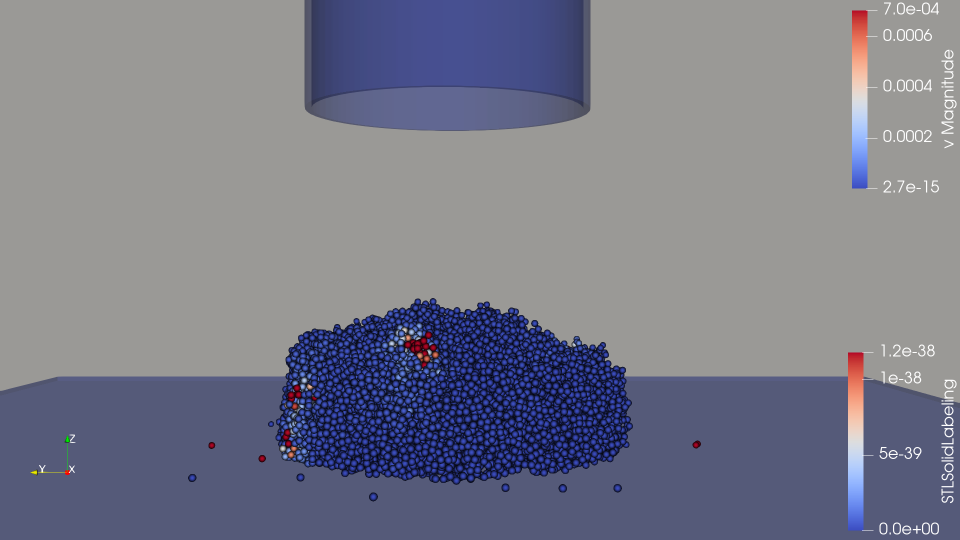
#> input picture paper/Figures/paraview_20k.png, 1920 x 1080 px, found by its file name (shown at 1/2 size)
$ python plot_publication.py
#> lines starting #> are read from the running program, lines starting #| are printed output that depends on the picture
#!/usr/bin/env python3
# =============================================================================
# plot_publication.py — PUBLICATION-GRADE HIGH-TECH SCIENTIFIC JOURNAL FIGURES
# Minimalist, ultra-elegant Nature-grade palette: Slate Charcoal, Cool Grey,
# and a single Muted Slate Blue accent for active flow. Highly gentle on the eye.
# Groups the 8 plots into 4 gorgeous 2-panel horizontal side-by-side figures.
# =============================================================================

import numpy as np
import matplotlib.pyplot as plt
import matplotlib.ticker as ticker
from scipy.stats import gaussian_kde
import pandas as pd
import os
from PIL import Image

# Output directory for the ASR latex figures
output_dir = '/home/neo/liggghts/project/paper/Figures'
results_dir = '/home/neo/liggghts/project/data'

os.makedirs(output_dir, exist_ok=True)

# --- Nature/Science-grade Muted Sophisticated Color Palette ---
C_TEXT     = '#1E293B'  # Deep Charcoal/Slate (crisp readable text)
C_EARTH    = '#2D3748'  # Elegant Slate Charcoal (Terrestrial baseline)
C_MOON     = '#718096'  # Neutral Cool Grey (Cohesive jammed lunar)
C_FLUID    = '#4B7EB0'  # Muted Slate Blue (Active fluidized lunar flow)
C_TARGET   = '#4A5568'  # Soft Charcoal (Subtle benchmark/indicator line)
C_GRID     = '#F8FAFC'  # Softest grey for gridlines
C_SPINE    = '#E2E8F0'  # Soft border line color
C_BG_ZONE  = '#F8FAFC'  # Extremely soft background tint

# --- Premium Global Matplotlib Styling ---
plt.style.use('seaborn-v0_8-white')
plt.rcParams.update({
    'font.family': 'sans-serif',
    'font.sans-serif': ['Arial', 'Helvetica', 'DejaVu Sans'],
    'text.usetex': False,
    'font.size': 11,
    'axes.labelsize': 12,
    'axes.titlesize': 12,
    'xtick.labelsize': 10,
    'ytick.labelsize': 10,
    'legend.fontsize': 9.5,
    'axes.linewidth': 0.6,
    'axes.edgecolor': C_SPINE,
    'axes.labelcolor': C_TEXT,
    'text.color': C_TEXT,
    'xtick.color': C_TEXT,
    'ytick.color': C_TEXT,
    'grid.alpha': 1.0,
    'grid.color': C_GRID,
    'grid.linestyle': '-',
    'figure.dpi': 300,
    'savefig.dpi': 300,
    'savefig.bbox': 'tight'
})

def crop_and_load_image(img_path):
    """Load an image and crop both transparent AND solid white borders to maximize display size."""
    if not os.path.exists(img_path):
        return None
    try:
        img = Image.open(img_path)
#> img is the input picture: PIL image 1920x1080 RGB; mean R, G, B 121.6, 123.2, 137.8
        if img.mode != 'RGBA':
            img = img.convert('RGBA')
#> img: PIL image 1920x1080 RGBA

        # Robustly find coordinates of all pixels that are NOT white and NOT transparent
        data = np.array(img)
        # Pixel is active if it's not white (any channel < 254) and not transparent (A > 10)
        non_white = (data[:, :, 0] < 254) | (data[:, :, 1] < 254) | (data[:, :, 2] < 254)
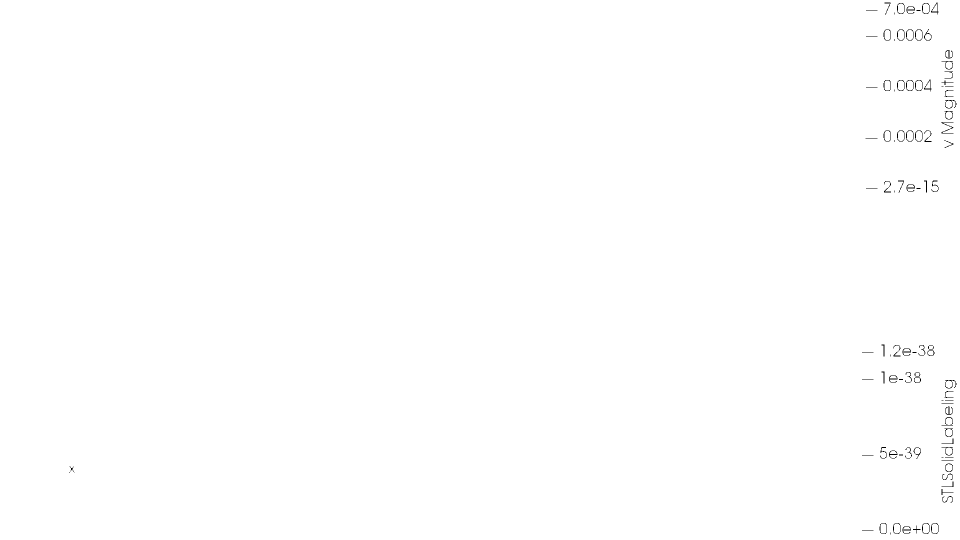
#> non_white: shape (1080, 1920) bool (shown at 1/2 size); 99.8% white; black in thin lines or dots
        non_transparent = data[:, :, 3] > 10
#> non_transparent: shape (1080, 1920) bool; every value is 1
        active_mask = non_white & non_transparent

        if np.any(active_mask):
            rows = np.any(active_mask, axis=1)
            cols = np.any(active_mask, axis=0)
            ymin, ymax = np.where(rows)[0][[0, -1]]
#> ymin = 0; ymax = 1079
            xmin, xmax = np.where(cols)[0][[0, -1]]
#> xmin = 0; xmax = 1919

            # Add minor safety padding (5 pixels) to avoid clipping text labels
            pad = 5
            ymin = max(0, ymin - pad)
            ymax = min(data.shape[0], ymax + pad)
#> ymax = 1080
            xmin = max(0, xmin - pad)
            xmax = min(data.shape[1], xmax + pad)
#> xmax = 1920

            img = img.crop((xmin, ymin, xmax, ymax))

        return np.array(img)
    except Exception as e:
        print(f"[-] Warning: Failed to process image {img_path}: {e}")
        return None

def finalize_plot(ax, title, xlabel, ylabel):
    """Apply modern clean spines and thin gridlines."""
    ax.set_title(title, fontweight='bold', pad=12, color=C_TEXT)
    ax.set_xlabel(xlabel, labelpad=6, color=C_TEXT)
    ax.set_ylabel(ylabel, labelpad=6, color=C_TEXT)

    # Clean modern spines
    ax.spines['top'].set_visible(False)
    ax.spines['right'].set_visible(False)
    ax.spines['left'].set_linewidth(0.6)
    ax.spines['bottom'].set_linewidth(0.6)
    ax.spines['left'].set_color(C_SPINE)
    ax.spines['bottom'].set_color(C_SPINE)

    # Crisp thin grid
    ax.grid(True, linestyle='-', color=C_GRID, linewidth=0.5, zorder=0)
    ax.tick_params(colors=C_TEXT, width=0.6, length=4)

# [15 lines left out: function compute_profile_outline, not called in this run]

# =============================================================================
# 4 GORGEOUS 2-PANEL COMPOSITE FIGURES (2 PLOTS PER WIDTH)
# =============================================================================

# 1. FIGURE 1: 3D Render & Scale Convergence profiles
def generate_composite_calibration():
    print("Generating Figure 1 (3D Render & Scale Convergence)...")
    fig, axes = plt.subplots(1, 2, figsize=(11, 4.2), gridspec_kw={'width_ratios': [1.25, 1.0]})

    # Panel (a): 3D Conical Heap Render (20k)
    ax_a = axes[0]
    pv_20k_path = os.path.join(output_dir, 'paraview_20k.png')
    img_a = crop_and_load_image(pv_20k_path)
    if img_a is not None:
        ax_a.imshow(img_a)
        ax_a.axis('off')
        ax_a.set_title('(a) 3D Conical Heap Render (20k Particles)', fontweight='bold', pad=12, color=C_TEXT)
    else:
        ax_a.text(0.5, 0.5, 'paraview_20k.png\nnot found', ha='center', va='center', color=C_TEXT)
        ax_a.axis('off')

    # Panel (b): Scale Convergence Profile (5k vs 20k)
    ax_b = axes[1]
    paths = {
        '5k Particles': '/home/neo/liggghts/project/research_attic/Angle of Repose/AoR_Calibration_Study/run_D1.0_S1/dump/final_positions.txt',
        '20k Particles': '/home/neo/liggghts/project/research_attic/Angle of Repose/Calibration_20k/dump/seed_1/final_positions.txt'
    }
    colors = ['#94A3B8', '#334155']

    has_b = False
    for i, (label, path) in enumerate(paths.items()):
        if os.path.exists(path):
            data = []
            reading = False
            with open(path, 'r') as f:
                for line in f:
                    if "ITEM: ATOMS" in line:
                        reading = True
                        continue
                    if reading:
                        parts = line.split()
                        if len(parts) >= 5:
                            data.append([float(parts[2]), float(parts[3]), float(parts[4])])
            data = np.array(data)
            if len(data) > 0:
                x, y, z = data[:, 0], data[:, 1], data[:, 2]
                r = np.sqrt(x**2 + y**2) * 1000  # to mm
                z_mm = z * 1000

                # Scatter raw particles as extremely soft background dust
                indices = np.random.choice(len(data), min(len(data), 1200), replace=False)
                ax_b.scatter(r[indices], z_mm[indices], s=1.2, alpha=0.06, color=colors[i], rasterized=True, zorder=2)

                # Smooth outline curve
                bin_centers, outline = compute_profile_outline(r, z_mm)
                ax_b.plot(bin_centers, outline, color=colors[i], lw=2.0, label=label, zorder=3)
                has_b = True

    if has_b:
        # Target slope line (38.3 deg)
        target_slope = np.tan(np.radians(38.3))
        x_ref = np.array([15, 55])
        y_ref = 32 - target_slope * (x_ref - 15)
        ax_b.plot(x_ref, y_ref, color='#E53E3E', linestyle='--', linewidth=1.5, label=r'38.3$^\circ$ Target Slope', zorder=4)

        finalize_plot(ax_b, '(b) Scale Convergence Profile', 'Radial Distance (mm)', 'Height (mm)')
        ax_b.legend(frameon=True, loc='upper right', facecolor='white', framealpha=0.9, edgecolor='none')
        ax_b.set_ylim(0, 50)
        ax_b.set_xlim(0, 100)
    else:
        ax_b.text(0.5, 0.5, 'Raw positions files\nnot found', ha='center', va='center', color=C_TEXT)

    plt.tight_layout()
    png_path = os.path.join(output_dir, 'fig_composite_calibration.png')
    pdf_path = os.path.join(output_dir, 'fig_composite_calibration.pdf')
    plt.savefig(png_path, dpi=300, bbox_inches='tight')
    plt.savefig(pdf_path, dpi=300, bbox_inches='tight')
    plt.close()
    print(f"[+] Saved Figure 1 to: {png_path} and {pdf_path}")

# 2. FIGURE 2: Cohesion Sweep & Coordination Number Bed State
def generate_composite_cohesion_cn():
    print("Generating Figure 2 (Cohesion Sweep & Bed State)...")
    fig, axes = plt.subplots(1, 2, figsize=(11, 4.2))

    # Panel (a): Cohesion Parameter Sweep Calibration Curve
    ax_a = axes[0]
    cohesion_density_k = np.array([200, 285, 350, 435, 500])  # kJ/m^3
    repose_angles = np.array([28.1, 32.2, 34.9, 38.3, 40.7])  # degrees

    ax_a.plot(cohesion_density_k, repose_angles, 'o-', color=C_EARTH, lw=1.8, markersize=6, label='DEM Calibration Sweep', zorder=3)
    ax_a.axhline(y=38.3, color='#E53E3E', linestyle='--', lw=1.2, alpha=0.8, zorder=2, label=r'38.3$^\circ$ Target')
    ax_a.axvline(x=435, color=C_MOON, linestyle=':', lw=1.2, alpha=0.8, zorder=2)
    ax_a.scatter([435], [38.3], color=C_FLUID, s=80, zorder=4, edgecolor='none', label='Calibrated Point (435 kJ/m$^3$)')

    finalize_plot(ax_a, '(a) Cohesion Parameter Sweep', 'Cohesion Energy Density ($E_{coh}$, kJ/m$^3$)', 'Angle of Repose ($AoR$, deg)')
    ax_a.set_xlim(150, 550)
    ax_a.set_ylim(25, 45)
    ax_a.legend(frameon=True, loc='lower right', facecolor='white', framealpha=0.9, edgecolor='none')

    # Panel (b): Coordination Number (Bed Fluidization state)
    ax_b = axes[1]
    cases = {
        "E_A05": (C_EARTH, ':', 'Earth 0.5mm (Jammed / Compact)'),
        "M_A05": (C_MOON, '-', 'Moon 0.5mm (Jammed Clump)'),
        "M_A20": (C_FLUID, '--', 'Moon 2.0mm (Fluidized Flow)')
    }

    has_data = False
    for case, (color, ls, label) in cases.items():
        data_path = os.path.join(results_dir, f"{case}_data.npz")
        if os.path.exists(data_path):
            data = np.load(data_path)
            times = data['times']
            cn = data['cn_history']

            cn_smooth = pd.Series(cn).rolling(window=100, min_periods=1, center=True).mean().to_numpy()

            ax_b.plot(times, cn, color=color, alpha=0.08, lw=0.5, zorder=2)
            ax_b.plot(times, cn_smooth, label=label, color=color, linestyle=ls, lw=2.0, zorder=3)
            has_data = True

    if has_data:
        ax_b.axhline(y=1.2, color='#94A3B8', linestyle=':', lw=1.0, zorder=2)
        ax_b.text(0.05, 1.3, 'Fluidization Threshold (CN = 1.2)', fontsize=8, color='#64748B', style='italic')
        ax_b.axhline(y=2.0, color='#94A3B8', linestyle=':', lw=1.0, zorder=2)
        ax_b.text(0.05, 2.1, 'Jammed Threshold (CN = 2.0)', fontsize=8, color='#64748B', style='italic')

        finalize_plot(ax_b, '(b) Bed State (Coordination Number)', 'Time (s)', 'Mean Coordination Number (CN)')
        ax_b.set_ylim(0, 4.2)
        ax_b.legend(loc='upper right', frameon=True, framealpha=0.9, facecolor='white', edgecolor='none')
    else:
        ax_b.text(0.5, 0.5, 'CN simulation data\nnot found', ha='center', va='center', color=C_TEXT)

    plt.tight_layout()
    png_path = os.path.join(output_dir, 'fig_composite_cohesion_cn.png')
    pdf_path = os.path.join(output_dir, 'fig_composite_cohesion_cn.pdf')
    plt.savefig(png_path, dpi=300, bbox_inches='tight')
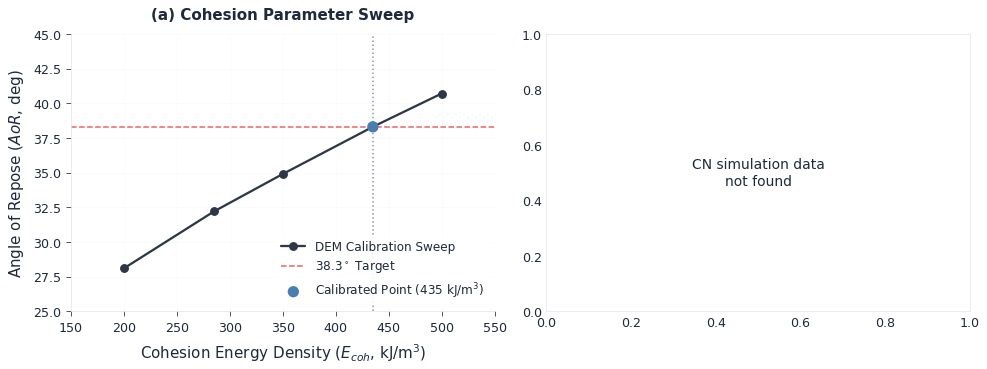
#> figure drawn by matplotlib, 1 panel
    plt.savefig(pdf_path, dpi=300, bbox_inches='tight')
    plt.close()
    print(f"[+] Saved Figure 2 to: {png_path} and {pdf_path}")

# 3. FIGURE 3: Granular Bond Number & Transient Charge history
def generate_composite_bond_charge():
    print("Generating Figure 3 (Granular Bond & Charge History)...")
    fig, axes = plt.subplots(1, 2, figsize=(11, 4.2))

    # Panel (a): Analytical Granular Bond Number
    ax_a = axes[0]
    rho = 2920.0
    g_earth = 9.81
    g_moon = 1.62
    f_vdw_mean = 15e-9
    f_vdw_low = 10e-9
    f_vdw_high = 20e-9

    d_range = np.logspace(-5, -3.3, 100)
    m_range = rho * (np.pi / 6.0) * d_range**3

    bo_earth = f_vdw_mean / (m_range * g_earth)
    bo_moon = f_vdw_mean / (m_range * g_moon)

    bo_earth_low = f_vdw_low / (m_range * g_earth)
    bo_earth_high = f_vdw_high / (m_range * g_earth)
    bo_moon_low = f_vdw_low / (m_range * g_moon)
    bo_moon_high = f_vdw_high / (m_range * g_moon)

    ax_a.fill_between(d_range * 1e6, bo_earth_low, bo_earth_high, alpha=0.06, color=C_EARTH, zorder=1)
    ax_a.fill_between(d_range * 1e6, bo_moon_low, bo_moon_high, alpha=0.06, color=C_MOON, zorder=1)

    ax_a.loglog(d_range * 1e6, bo_earth, label='Earth (9.81 m/s$^2$)', color=C_EARTH, lw=1.8, zorder=3)
    ax_a.loglog(d_range * 1e6, bo_moon, label='Moon (1.62 m/s$^2$)', color=C_MOON, lw=1.8, zorder=3)

    ax_a.axhline(y=1.0, color=C_TEXT, linestyle=':', alpha=0.5, lw=1.0, zorder=2)
    ax_a.text(12, 1.2, r'$Bo_g = 1$ crossover', fontsize=8.5, color=C_TEXT, style='italic')

    d_lms1 = 91.0
    ax_a.axvline(x=d_lms1, color=C_TARGET, linestyle='--', lw=1.2, label='LMS-1 Mean Size (91 $\mu$m)', zorder=2)

    finalize_plot(ax_a, '(a) Analytical Granular Bond Number', 'Particle Diameter ($d$, $\mu$m)', 'Granular Bond Number ($Bo_g$)')
    ax_a.legend(frameon=True, loc='upper right', facecolor='white', framealpha=0.9, edgecolor='none')
    ax_a.set_xlim(10, 500)
    ax_a.set_ylim(0.05, 100)
    ax_a.xaxis.set_major_formatter(ticker.ScalarFormatter())

    # Panel (b): Charge Accumulation History
    ax_b = axes[1]
    has_b = False
    for case in ["E_A10", "M_A10"]:
        data_path = os.path.join(results_dir, f"{case}_data.npz")
        if os.path.exists(data_path):
            data = np.load(data_path)
            q_mean_pc = data['q_history'] * 1e12
            q_std_pc = data['q_std_history'] * 1e12

            color = C_EARTH if 'E' in case else C_MOON
            label = 'Earth 1.0mm (Terrestrial)' if 'E' in case else 'Moon 1.0mm (Lunar)'

            ax_b.plot(data['times'], q_mean_pc, label=label, color=color, lw=1.8, zorder=3)
            ax_b.fill_between(data['times'], q_mean_pc - q_std_pc, q_mean_pc + q_std_pc,
                            color=color, alpha=0.08, lw=0, zorder=2)
            has_b = True

    if has_b:
        finalize_plot(ax_b, '(b) Charge Accumulation History', 'Time (s)', r'Avg. Particle Charge $q$ (pC)')
        ax_b.legend(frameon=True, loc='upper left', facecolor='white', framealpha=0.9, edgecolor='none')
        ax_b.set_ylim(0, 1000)
    else:
        ax_b.text(0.5, 0.5, 'Charge history data\nnot found', ha='center', va='center', color=C_TEXT)

    plt.tight_layout()
    png_path = os.path.join(output_dir, 'fig_composite_bond_charge.png')
    pdf_path = os.path.join(output_dir, 'fig_composite_bond_charge.pdf')
    plt.savefig(png_path, dpi=300, bbox_inches='tight')
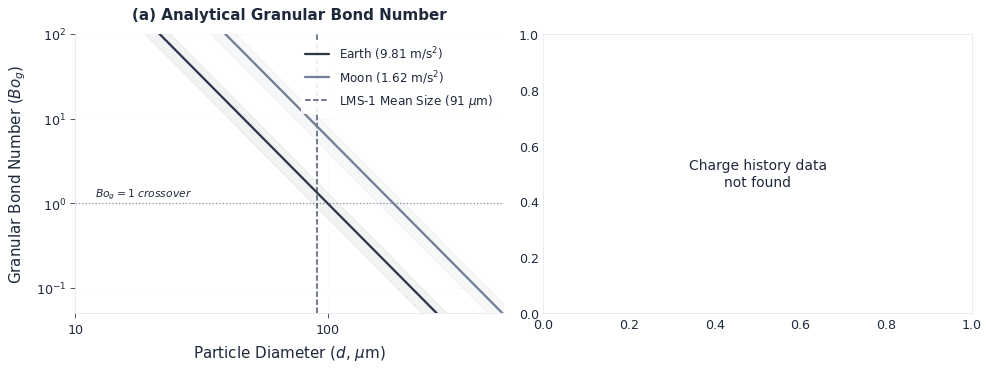
#> figure drawn by matplotlib, 1 panel; curve peaks at x = 10, y = 1000.1; curve peaks at x = 10, y = 6056.1
    plt.savefig(pdf_path, dpi=300, bbox_inches='tight')
    plt.close()
    print(f"[+] Saved Figure 3 to: {png_path} and {pdf_path}")

# 4. FIGURE 4: Collision Energy KDE & Parametric Q/M Sweep
def generate_composite_energy_qm():
    print("Generating Figure 4 (Collision Energy & Parametric Q/M)...")
    fig, axes = plt.subplots(1, 2, figsize=(11, 4.2))

    # Panel (a): Collision Energy Probability density KDE
    ax_a = axes[0]
    has_a = False
    for case in ["E_A10", "M_A10"]:
        data_path = os.path.join(results_dir, f"{case}_data.npz")
        if os.path.exists(data_path):
            data = np.load(data_path)
            energies = data['energies']
            if len(energies) > 10:
                energies = energies[energies > 1e-11]
                if len(energies) > 50:
                    color = C_EARTH if 'E' in case else C_MOON
                    label = 'Earth 1.0mm' if 'E' in case else 'Moon 1.0mm'

                    log_energies = np.log10(energies)
                    if len(log_energies) > 10000:
                        np.random.seed(42)
                        log_energies = np.random.choice(log_energies, 10000, replace=False)
                    kde = gaussian_kde(log_energies)

                    x_eval = np.linspace(-10, -3, 200)
                    kde_vals = kde.evaluate(x_eval)

                    ax_a.plot(10**x_eval, kde_vals, color=color, lw=1.8, label=label, zorder=3)
                    ax_a.fill_between(10**x_eval, 0, kde_vals, color=color, alpha=0.08, zorder=2)
                    has_a = True

    if has_a:
        finalize_plot(ax_a, '(a) Collision Energy Distribution', 'Collision Energy $\Delta E$ (J)', 'Probability Density')
        ax_a.set_xscale('log')
        ax_a.set_xlim(1e-10, 1e-4)
        ax_a.set_ylim(0, 0.8)
        ax_a.legend(frameon=True, loc='upper right', facecolor='white', framealpha=0.9, edgecolor='none')
    else:
        ax_a.text(0.5, 0.5, 'Collision energy data\nnot found', ha='center', va='center', color=C_TEXT)

    # Panel (b): Parametric Q/M ratio vibration sweep
    ax_b = axes[1]
    summary_path = os.path.join(results_dir, "charging_summary.csv")
    if os.path.exists(summary_path):
        df = pd.read_csv(summary_path)
        earth = df[df['gravity'] == 'Earth']
        moon = df[df['gravity'] == 'Moon']

        if len(earth) > 0 or len(moon) > 0:
            ax_b.axhspan(0.45, 0.55, color='#F8FAFC', alpha=0.8, label='Trigwell Target Range', zorder=1)
            ax_b.axhline(y=0.5, color=C_TARGET, linestyle='--', lw=1.2, alpha=0.6, zorder=2)

            if len(earth) > 0:
                ax_b.errorbar(earth['amplitude'], earth['qm_ratio_ucg_final'], yerr=earth['qm_std_ucg_final'],
                            fmt='o-', color=C_EARTH, label='Earth (9.81 m/s$^2$)', lw=1.8, elinewidth=1.0,
                            capsize=3, markersize=6, zorder=3)

            if len(moon) > 0:
                ax_b.errorbar(moon['amplitude'], moon['qm_ratio_ucg_final'], yerr=moon['qm_std_ucg_final'],
                            fmt='s--', color=C_MOON, label='Moon (1.62 m/s$^2$)', lw=1.8, elinewidth=1.0,
                            capsize=3, markersize=6, zorder=3)

                fluid_pt = moon[moon['amplitude'] == 2.0]
                if len(fluid_pt) > 0:
                    ax_b.scatter(fluid_pt['amplitude'], fluid_pt['qm_ratio_ucg_final'], color=C_FLUID,
                               s=80, marker='s', edgecolors=C_FLUID, zorder=4, label='Active Fluidized Rescued Point')

            finalize_plot(ax_b, '(b) Final Charge-to-Mass Ratio ($Q/M$)', 'Vibration Amplitude (mm)', r'Average $Q/M$ ($\mu$C/g)')
            ax_b.set_xticks([0.5, 1.0, 2.0])
            ax_b.set_xticklabels(['0.5', '1.0', '2.0'])
            ax_b.set_ylim(0, 1.4)
            ax_b.legend(frameon=True, loc='upper left', facecolor='white', framealpha=0.9, edgecolor='none')
    else:
        ax_b.text(0.5, 0.5, 'charging_summary.csv\nnot found', ha='center', va='center', color=C_TEXT)

    plt.tight_layout()
    png_path = os.path.join(output_dir, 'fig_composite_energy_qm.png')
    pdf_path = os.path.join(output_dir, 'fig_composite_energy_qm.pdf')
    plt.savefig(png_path, dpi=300, bbox_inches='tight')
    plt.savefig(pdf_path, dpi=300, bbox_inches='tight')
    plt.close()
    print(f"[+] Saved Figure 4 to: {png_path} and {pdf_path}")

if __name__ == "__main__":
    print("[+] Starting high-tech premium figure rebuild...")
    generate_composite_calibration()
    generate_composite_cohesion_cn()
    generate_composite_bond_charge()
    generate_composite_energy_qm()
    print("[+] All 4 composite figures (2 plots per width) rebuilt successfully to vector PDF and premium PNG standards.")
